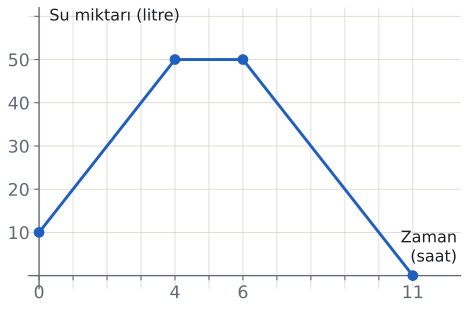

This figure's Python source:
import sys; sys.path.insert(0, "tools")
from cizim import *

# Depodaki su (litre) - zaman (saat): (0, 10), (4, 50), (6, 50), (11, 0).
fig, ax = sekil(5.8, 3.8)
ax.set_xlim(-0.3, 12.4); ax.set_ylim(-3, 62)
for s in ("top", "right"): ax.spines[s].set_visible(False)
ax.spines["left"].set_position("zero"); ax.spines["bottom"].set_position("zero")
ax.grid(True, color=CIZGI, linewidth=0.6, alpha=0.7); ax.set_axisbelow(True)
ax.set_xticks(range(0, 12)); ax.set_xticklabels(["0", "", "", "", "4", "", "6", "", "", "", "", "11"])
ax.set_yticks(range(0, 61, 10)); ax.set_yticklabels(["", "10", "20", "30", "40", "50", ""])
ax.plot([0, 4, 6, 11], [10, 50, 50, 0], color=MAVI)
for xv, yv in [(0, 10), (4, 50), (6, 50), (11, 0)]: nokta(ax, xv, yv, renk=MAVI)
ax.text(12.3, 2, "Zaman\n(saat)", ha="right", va="bottom", fontsize=12, color=YAZI)
ax.text(0.3, 60, "Su miktarı (litre)", ha="left", va="center", fontsize=12, color=YAZI)
kaydet(fig, __file__)
